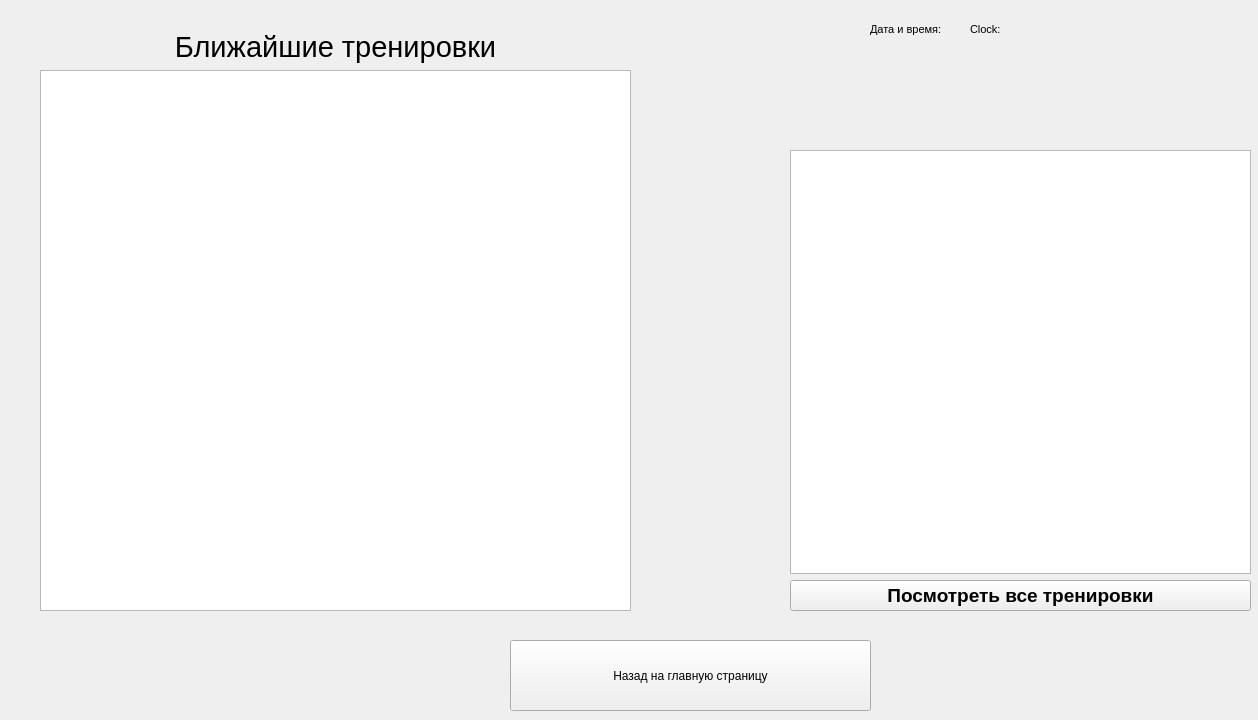
<?xml version="1.0" encoding="UTF-8"?>
<ui version="4.0">
 <class>Schedule</class>
 <widget class="QWidget" name="Schedule">
  <property name="geometry">
   <rect>
    <x>0</x>
    <y>0</y>
    <width>1258</width>
    <height>720</height>
   </rect>
  </property>
  <property name="windowTitle">
   <string>Form</string>
  </property>
  <widget class="QWidget" name="verticalLayoutWidget">
   <property name="geometry">
    <rect>
     <x>40</x>
     <y>30</y>
     <width>591</width>
     <height>581</height>
    </rect>
   </property>
   <layout class="QVBoxLayout" name="verticalLayout">
    <item>
     <widget class="QLabel" name="label">
      <property name="font">
       <font>
        <pointsize>22</pointsize>
        <weight>50</weight>
        <bold>false</bold>
       </font>
      </property>
      <property name="layoutDirection">
       <enum>Qt::LeftToRight</enum>
      </property>
      <property name="text">
       <string>Ближайшие тренировки</string>
      </property>
      <property name="alignment">
       <set>Qt::AlignCenter</set>
      </property>
     </widget>
    </item>
    <item>
     <widget class="QTextBrowser" name="textBrowser">
      <property name="font">
       <font>
        <pointsize>10</pointsize>
       </font>
      </property>
      <property name="styleSheet">
       <string notr="true">color:orange;</string>
      </property>
      <property name="html">
       <string>&lt;!DOCTYPE HTML PUBLIC &quot;-//W3C//DTD HTML 4.0//EN&quot; &quot;http://www.w3.org/TR/REC-html40/strict.dtd&quot;&gt;
&lt;html&gt;&lt;head&gt;&lt;meta name=&quot;qrichtext&quot; content=&quot;1&quot; /&gt;&lt;style type=&quot;text/css&quot;&gt;
p, li { white-space: pre-wrap; }
&lt;/style&gt;&lt;/head&gt;&lt;body style=&quot; font-family:'MS Shell Dlg 2'; font-size:10pt; font-weight:400; font-style:normal;&quot;&gt;
&lt;p style=&quot;-qt-paragraph-type:empty; margin-top:0px; margin-bottom:0px; margin-left:0px; margin-right:0px; -qt-block-indent:0; text-indent:0px; font-size:7.8pt;&quot;&gt;&lt;br /&gt;&lt;/p&gt;&lt;/body&gt;&lt;/html&gt;</string>
      </property>
     </widget>
    </item>
   </layout>
  </widget>
  <widget class="QWidget" name="verticalLayoutWidget_2">
   <property name="geometry">
    <rect>
     <x>790</x>
     <y>150</y>
     <width>461</width>
     <height>461</height>
    </rect>
   </property>
   <layout class="QVBoxLayout" name="verticalLayout_2">
    <item>
     <widget class="QTextBrowser" name="textBrowser_2">
      <property name="font">
       <font>
        <pointsize>6</pointsize>
       </font>
      </property>
      <property name="styleSheet">
       <string notr="true">color:orange;</string>
      </property>
     </widget>
    </item>
    <item>
     <widget class="QPushButton" name="pushButton">
      <property name="font">
       <font>
        <pointsize>14</pointsize>
        <weight>75</weight>
        <bold>true</bold>
       </font>
      </property>
      <property name="styleSheet">
       <string notr="true">url:(:/style/style.qss)</string>
      </property>
      <property name="text">
       <string>Посмотреть все тренировки</string>
      </property>
     </widget>
    </item>
   </layout>
  </widget>
  <widget class="QPushButton" name="pushButton_2">
   <property name="geometry">
    <rect>
     <x>510</x>
     <y>640</y>
     <width>361</width>
     <height>71</height>
    </rect>
   </property>
   <property name="text">
    <string>Назад на главную страницу</string>
   </property>
  </widget>
  <widget class="QLabel" name="label_4">
   <property name="geometry">
    <rect>
     <x>870</x>
     <y>10</y>
     <width>191</width>
     <height>39</height>
    </rect>
   </property>
   <property name="font">
    <font>
     <pointsize>8</pointsize>
     <weight>50</weight>
     <bold>false</bold>
    </font>
   </property>
   <property name="text">
    <string>Дата и время:</string>
   </property>
  </widget>
  <widget class="QLabel" name="label_5">
   <property name="geometry">
    <rect>
     <x>970</x>
     <y>10</y>
     <width>389</width>
     <height>39</height>
    </rect>
   </property>
   <property name="font">
    <font>
     <pointsize>8</pointsize>
     <weight>50</weight>
     <bold>false</bold>
    </font>
   </property>
   <property name="text">
    <string>Clock:</string>
   </property>
  </widget>
 </widget>
 <resources/>
 <connections/>
</ui>
